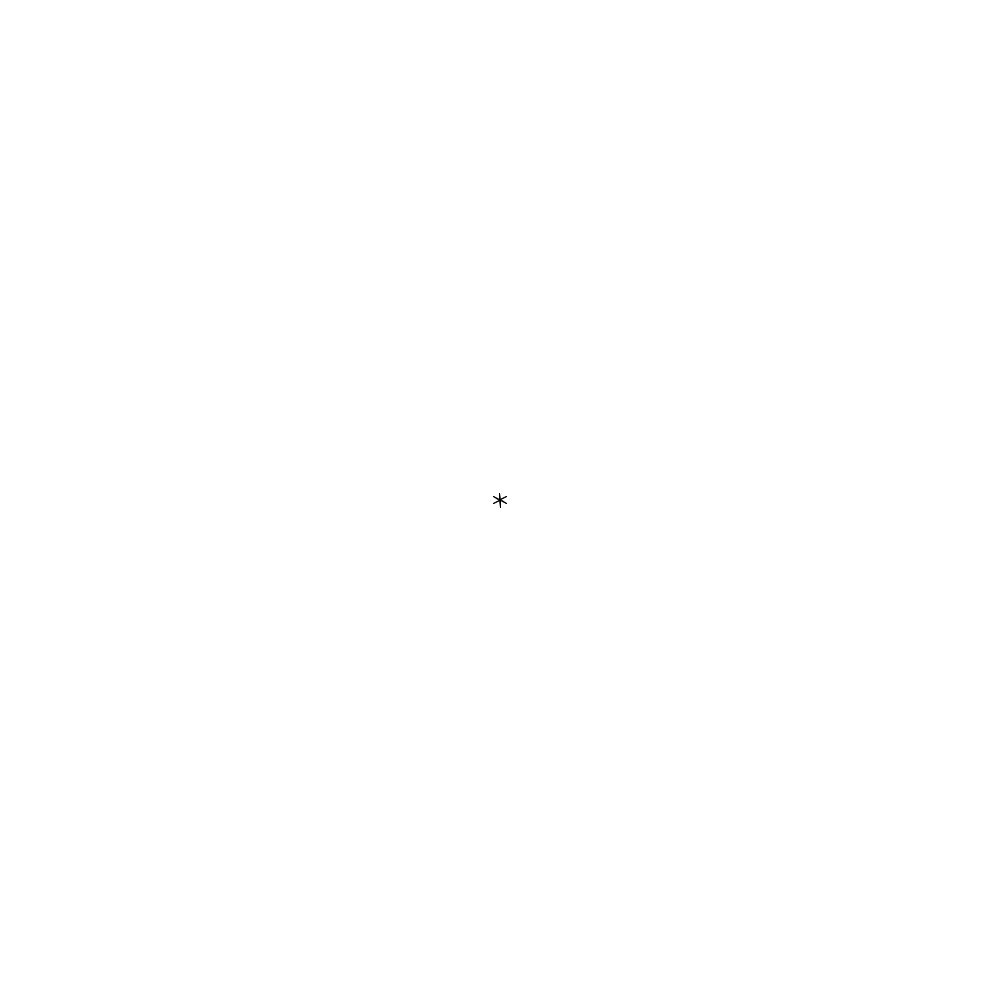
Frame 1 (no input)
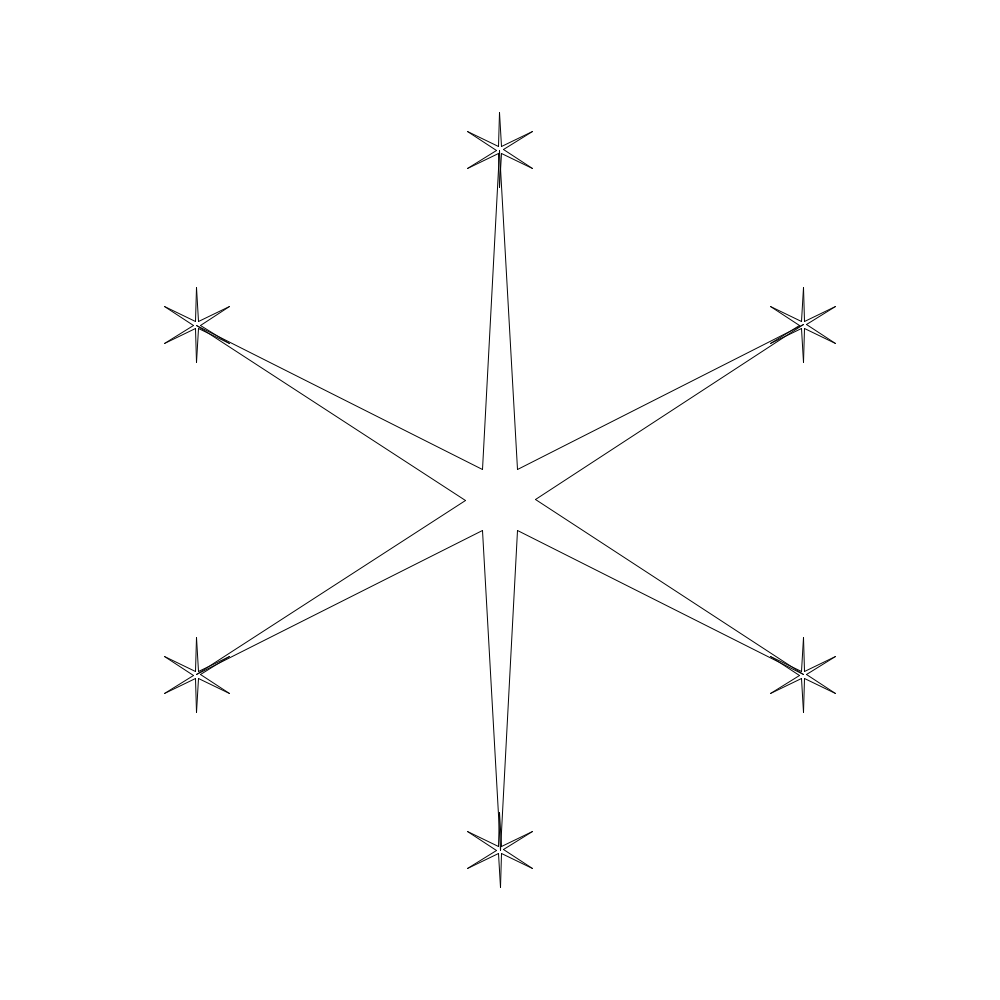
Frame 60 (the mouse pressed at the canvas centre just before this capture)
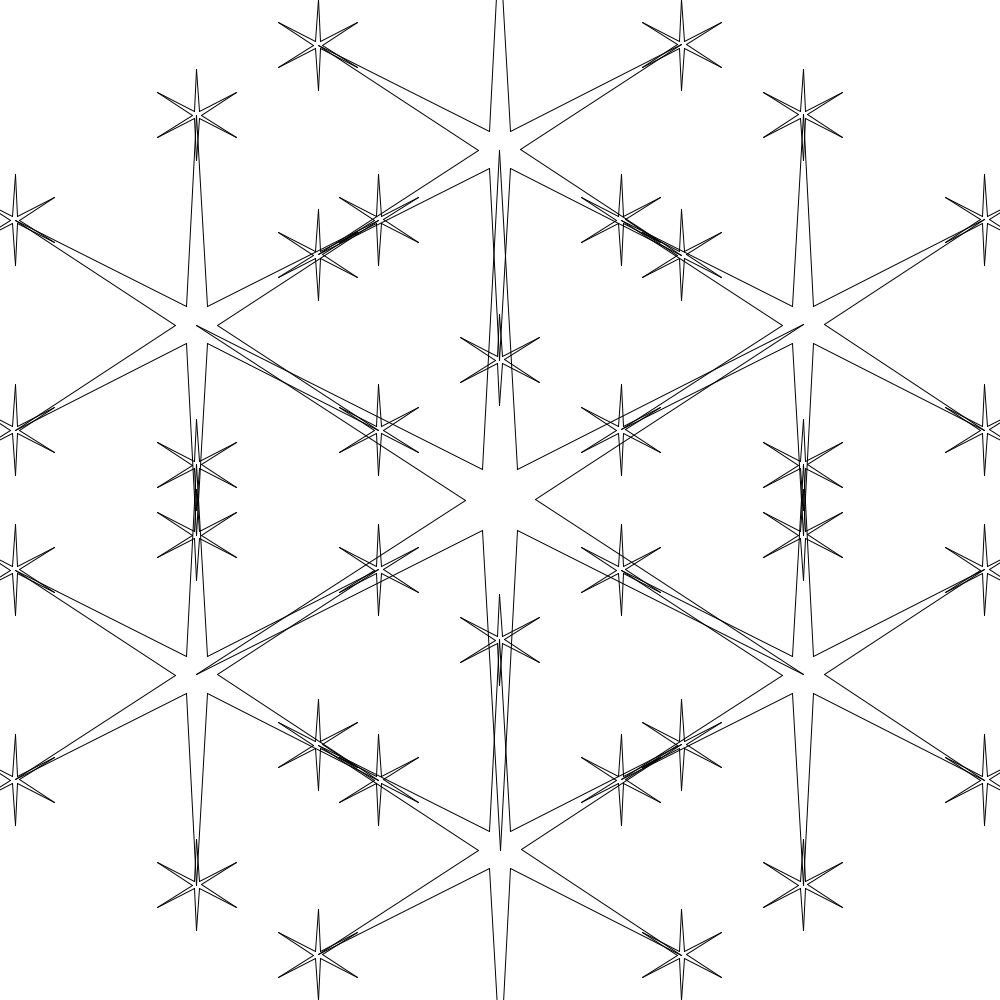
Frame 120 (the mouse held since frame 60 and released just before this capture)

The Processing sketch that drew these frames (run headless with seeded random() and noise(); from frame 60 on, the mouse is pressed at the canvas centre):

// Processing sketch: StarsBlackWhite
// ── StarsBlackWhite.pde
float largestLength = 350;
int numVertex = 6;
float thickness = 0.1;
float reductionFactor = 0.6;

ArrayList<Star> stars = new ArrayList<Star>();
ArrayList<Star> newStars;

void setup() {
    size(1000, 1000);
    stars.add(new Star(new PVector(width/2, height/2), largestLength, numVertex, thickness));
}

void draw() {
    background(color(255, 255, 255));

    newStars = new ArrayList<Star>();
        
    for (Star star : stars) {
        boolean starBefore = star.creating;
        star.render();
        if (star.creating != starBefore) {
            PVector[] starCorners = star.getCorners();
            for (int i = 0; i < starCorners.length; ++i) {
                newStars.add(new Star(
                    starCorners[i], star.length*reductionFactor,
                    numVertex, thickness
                ));
            }
        }
    }

    stars.addAll(newStars);
}

// ── Star.pde
public class Star {
    boolean creating = true;
    PVector center;
    float length;
    int numVertex;
    float thickness;
    float sizeFactor = 0.0;
    float creatingSpeed = 0.02;
    float sectionAngle;
    PVector[] largeVertices;
    PVector[] smallVertices;

    Star(PVector center, float length, int numVertex, float thickness) {
        this.length = length;
        this.center = center;
        this.numVertex = numVertex;
        this.thickness = thickness;
        this.sectionAngle = 2 * PI / numVertex;
        this.largeVertices = new PVector[numVertex];
        this.smallVertices = new PVector[numVertex];
        for (int i = 0; i < numVertex; i++) {
            largeVertices[i] = new PVector(
                sin(sectionAngle*(i-1) + sectionAngle), 
                cos(sectionAngle*(i-1) + sectionAngle)
            ).mult(length);
            smallVertices[i] = new PVector(
                sin(sectionAngle*i + sectionAngle/2), 
                cos(sectionAngle*i + sectionAngle/2)
            ).mult(thickness*length);
        }
    }

    void render() {
        if (creating) {
            this.sizeFactor += this.creatingSpeed;
            if (this.sizeFactor >= 1.0) {
                this.sizeFactor = 1.0;
                this.creating = false;
            }
            PVector[] tempLargeVertices = new PVector[numVertex];
            PVector[] tempSmallVertices = new PVector[numVertex];
            for (int i = 0; i < numVertex; i++) {
                tempLargeVertices[i] = PVector.mult(largeVertices[i], this.sizeFactor);
                tempSmallVertices[i] = PVector.mult(smallVertices[i], this.sizeFactor);
            }
            
            pushMatrix();
            translate(center.x, center.y);
            for (int i = 0; i < numVertex; i++) {
                line(tempLargeVertices[i].x, tempLargeVertices[i].y,
                     tempSmallVertices[i].x, tempSmallVertices[i].y);
                if (i != numVertex - 1) {
                    line(tempSmallVertices[i].x, tempSmallVertices[i].y,
                         tempLargeVertices[i+1].x, tempLargeVertices[i+1].y);
                } else {
                    line(tempSmallVertices[i].x, tempSmallVertices[i].y,
                         tempLargeVertices[0].x, tempLargeVertices[0].y);
                }
            }
            popMatrix();
        } else {
            pushMatrix();
            translate(center.x, center.y);
            for (int i = 0; i < numVertex; i++) {
                line(largeVertices[i].x, largeVertices[i].y,
                     smallVertices[i].x, smallVertices[i].y);
                if (i != numVertex - 1) {
                    line(smallVertices[i].x, smallVertices[i].y,
                         largeVertices[i+1].x, largeVertices[i+1].y);
                } else {
                    line(smallVertices[i].x, smallVertices[i].y,
                         largeVertices[0].x, largeVertices[0].y);
                }
            }
            popMatrix();
        }
    }

    PVector[] getCorners() {
        PVector[] corners = new PVector[numVertex];
        for (int i = 0; i < numVertex; ++i) {
            corners[i] = PVector.add(center, this.largeVertices[i]);
        }

        return corners;
    }
}
